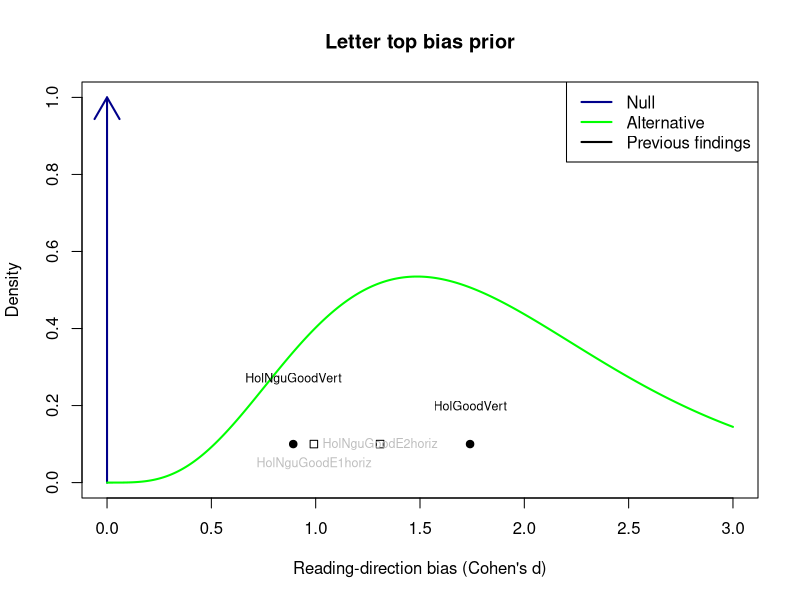
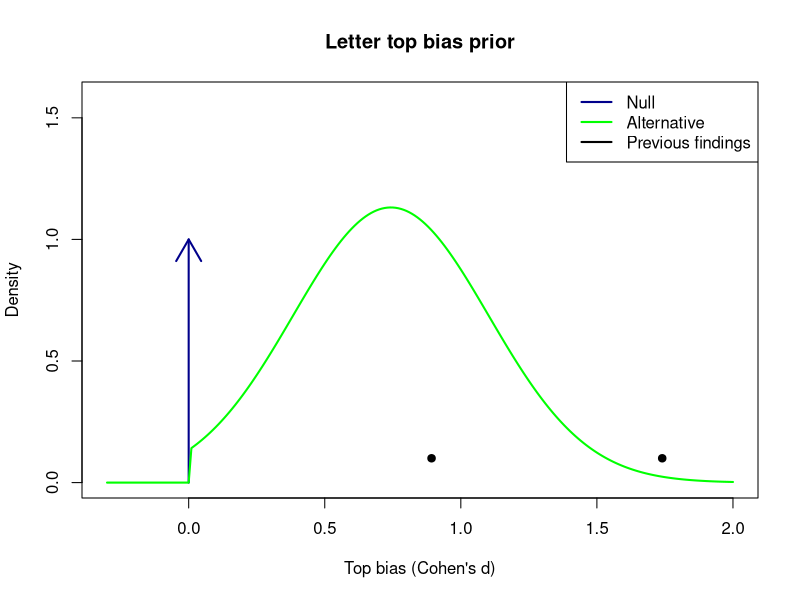

Write R code to recreate these figures, in order. (Note: this script raises an error after producing the figures.)
## ---- chunk 1
knitr::opts_chunk$set(echo = TRUE)
## ---- chunk 2
#E1, E2 refers to Holcombe Nguyen Goodbourn E1, E2
E1n<- 16
#Raw effect size plus standard error and sd
P1E1canonical=.23;  P1E1c_se = .058; P1E1c_sd = P1E1c_se * sqrt(E1n)
P1E1reversed= .062;  P1E1r_se = .07; P1E1r_sd = P1E1r_se * sqrt(E1n)
#To calculate sd of the bias diff, consider that the variances sum,
#therefore first sum the variances then convert back to standard deviation
#Although only true for *independent* random variables and these unlikely to be totally independent

E2n<- 24
P1E2canonical=.218; P1E2c_se =.034; P1E2c_sd= P1E2c_se * sqrt(E2n)
P1E2inverted=.017; P1E2i_se =.049; P1E2i_sd = P1E2i_se * sqrt(E2n)

P1E2vertUpright=.188; P1E2vu_se=.043; P1E2vu_sd = P1E2vu_se * sqrt(E2n)
P1E2vertInverted= -.07; P1E2vi_se=.049; P1E2vi_sd = P1E2vi_se * sqrt(E2n)

## ---- chunk 3
#Figure 4a
#Looks like for HolcombeNguyenGoodbourn the effect size calculations above are all of the difference scores, not the individual sides
# vertical difference d = 1.74, 95% CI [0.30, 0.50].  This is taken straight from the results section.
HolGoodVertCohensD = 1.74

## ---- chunk 4
cohensDsHoriz<-c(P1E1canonical/P1E1c_sd,
                 P1E2canonical/P1E2c_sd) 
cohensDsHorizLabels<-c("HolNguGoodE1horiz","HolNguGoodE2horiz")

cohensDs<-c(HolGoodVertCohensD,
            P1E2vertUpright / P1E2vu_sd) 
print(cohensDs)
cohensDslabels<-c("HolGoodVert", "HolNguGoodVert")
meanCohensD<-cohensDs[[1]]*.7 + cohensDs[[2]]*.3  #mean(cohensDs)
## ---- chunk 5
wordHandicap=.5
## ---- chunk 6
wordPredictedCohensD<- meanCohensD * wordHandicap
## ---- chunk 7
priorSD<- sd(cohensDs)*0.6
## ---- chunk 8
#Specify hypothesis, technically alternative hypothesis (up to constant of proportionality) for letters
modalEffectSize = meanCohensD
  
lo=0 #lower bound of support
hi=Inf #upper bound of support

#Define integrable prior - must be function of only the integrand
altHypothesisLtrs=function(delta) {
  #for gamma function, mode is (k-1)theta where k is what I call the location parameter but they call shape parameter
  sigma= priorSD

  # modalEffectSize = (k-1)*sigma
  # k-1 = modalEffectSize/sigma
  # k = modalEffectSize/sigma + 1
  location= modalEffectSize/sigma + 1  
  #y= dnorm(delta,location,sigma)
  y= dgamma(delta, location, scale = sigma)

  y=y*as.integer(delta>lo)*as.integer(delta<hi) #multiply by zero if outside of support
}
#Normalize alternative density in case is not already
#Calculate normalization factor - fraction to multiply prior by so it will integrate to 1
K=1/integrate(altHypothesisLtrs,lower=lo,upper=hi)$value 

#Thus final prior is the normalized function
priorLtrs=function(delta) K*altHypothesisLtrs(delta)
## ---- chunk 9

#delta=seq(-.2,1.2,.01)

dDomain=seq(0,3,.01)

#Plot Alternative as a density and Null as a point arrow
maxAlt=max(priorLtrs(dDomain))

plot(dDomain,priorLtrs(dDomain),typ='n',xlab="Reading-direction bias (Cohen's d)",ylab="Density",ylim=c(0,max(1,1.4*maxAlt)),main="Letter top bias prior")
#typ 'n' means invisible, and it's the lines command that actually plots the points.
arrows(0,0,0,1,col='darkblue',lwd=2)
lines(dDomain,priorLtrs(dDomain),col='green',lwd=2)
legend("topright",legend=c("Null","Alternative","Previous findings"),col=c('darkblue','green','black'),lwd=2)
points(cohensDs, rep(.1,length(cohensDs)),pch=19) #plot previous vertical effect sizes
text(cohensDs, c(.2,.27), cohensDslabels,cex=.75)

points(cohensDsHoriz, rep(.1,length(cohensDsHoriz)),pch=0) #plot previous horizontal arrangement effect sizes
text(cohensDsHoriz, c(.05,.1), cohensDsHorizLabels,cex=.75, col="grey")

## ---- chunk 10
#Specify hypothesis, technically alternative hypothesis (up to constant of proportionality) for words
modalEffectSize = wordPredictedCohensD
  
lo=0 #lower bound of support
hi=Inf #upper bound of support

#Define integrable prior - must be function of only the integrand
altHypothesisWords=function(delta) {
  mean= modalEffectSize
  sigma= priorSD
  y= dnorm(delta,mean,sigma)
  y=y*as.integer(delta>lo)*as.integer(delta<hi) #multiply by zero if outside of support
}
#Normalize alternative density in case is not already
#Calculate normalization factor - fraction to multiply prior by so it will integrate to 1
K=1/integrate(altHypothesisWords,lower=lo,upper=hi)$value 

#Thus final prior is the normalized function
priorWords=function(delta) K*altHypothesisWords(delta)
## ---- chunk 11

#delta=seq(-.2,1.2,.01)

dDomain=seq(-.3,2,.01)

 #Plot Alternative as a density and Null as a point arrow
 maxAlt=max(priorWords(dDomain))
 plot(dDomain,priorWords(dDomain),typ='n',xlab="Top bias (Cohen's d)",ylab="Density",ylim=c(0,1.4*maxAlt),main="Letter top bias prior")
 arrows(0,0,0,1,col='darkblue',lwd=2)
 lines(dDomain,priorWords(dDomain),col='green',lwd=2)
 legend("topright",legend=c("Null","Alternative","Previous findings"),col=c('darkblue','green','black'),lwd=2)
 
 points(cohensDs, rep(.1,length(cohensDs)),pch=19) #plot previous effect sizes
 text(cohensDs, c(.25,.35), labels,cex=.75)
